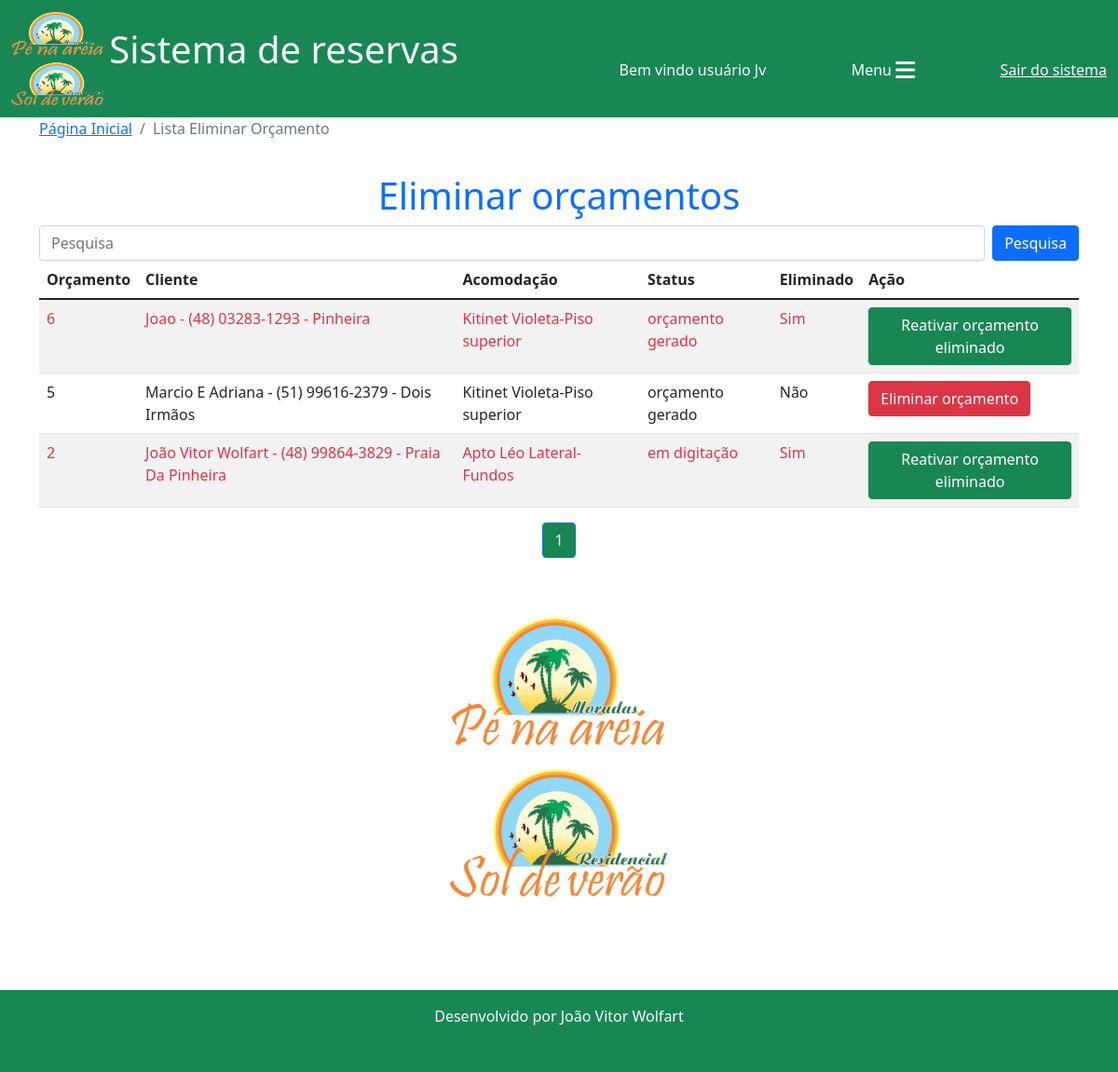
The page /reservas/lista_eliminar_orcamento/ (signed in) on the database as committed earlier.
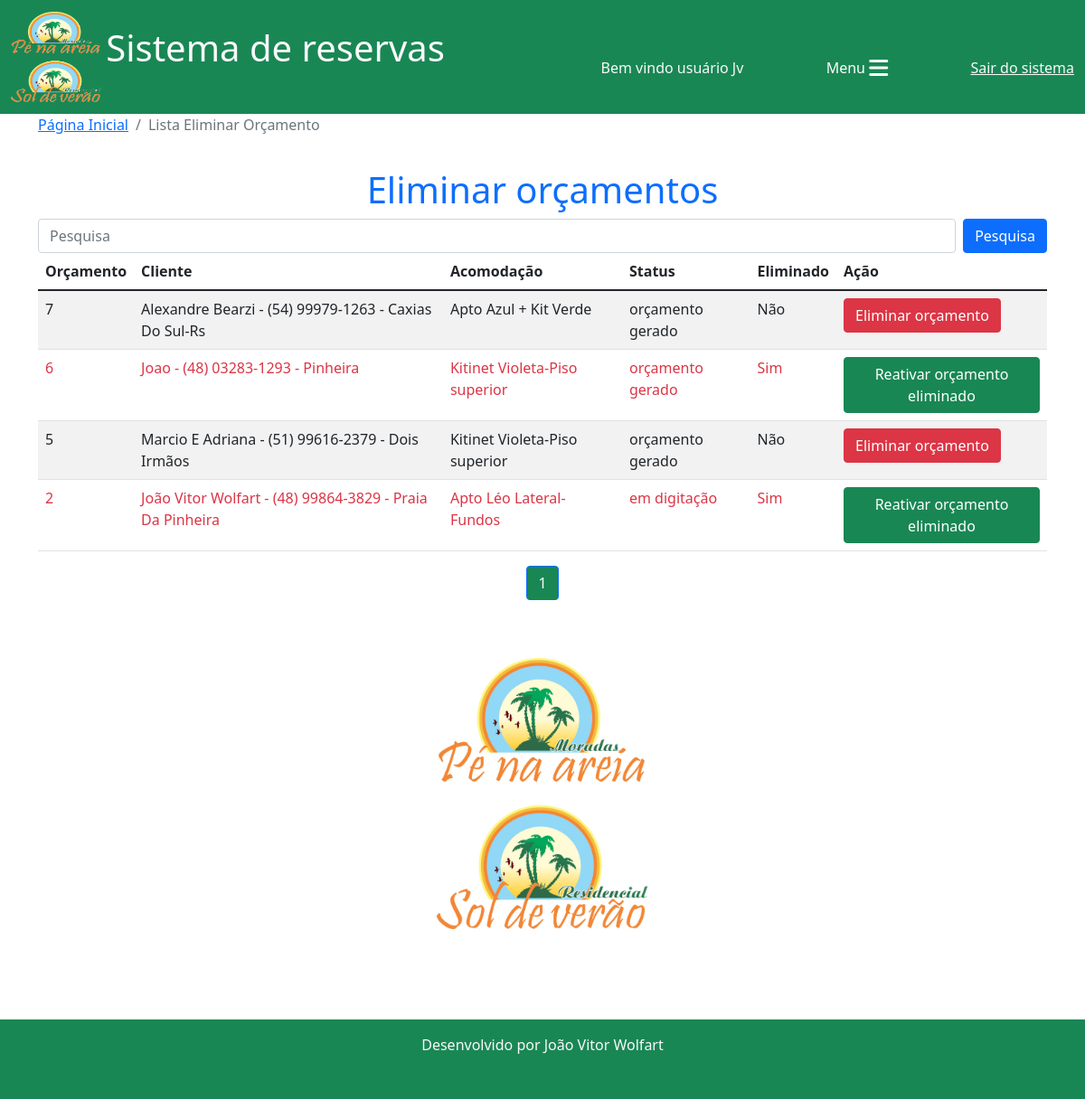
The same page on the database as committed later.
### reservas/models.py (models this page shows, shortened)
class Orcamento(models.Model):
    cliente = models.ForeignKey(Cliente, on_delete=models.CASCADE)
    acomodacao = models.ForeignKey(Acomodacao, on_delete=models.CASCADE)
    data_entrada = models.DateField()
    dia_entrada = models.CharField(max_length=20)
    checkin = models.CharField(max_length=100)
    data_saida = models.DateField()
    dia_saida = models.CharField(max_length=20)
    checkout = models.CharField(max_length=100)
    data_orcamento = models.DateField(default=timezone.now)
    n_ocupantes = models.IntegerField(default=0)
    obs_n_ocupantes = models.CharField(max_length=150, blank=True, null=True)
    n_dias = models.IntegerField()
    valor_diaria = models.DecimalField(default=0, max_digits=7, decimal_places=2)
    taxa_limpeza = models.DecimalField(default=0, max_digits=6, decimal_places=2)
    descontos = models.DecimalField(default=0, max_digits=7, decimal_places=2)
    acrescimos = models.DecimalField(default=0, max_digits=7, decimal_places=2)
    valor_pacote = models.DecimalField(default=0, max_digits=7, decimal_places=2)
    dias_pacote = models.IntegerField(default=0)
    diaria_cheia = models.BooleanField(default=False)
    periodo = models.CharField(max_length=100)
    modificado = models.BooleanField(default=False)
    obs_modificacao = models.CharField(max_length=200, blank=True, null=True)
    eliminado = models.BooleanField(default=False)
    status = models.CharField(max_length=20, choices=(("em digitação", "em digitação"), ("digitação concluída", "digitação concluída"), ("orçamento gerado", "orçamento gerado"), ("contrato gerado", "contrato gerado"),))
    total_valor_reserva = models.DecimalField(default=0, max_digits=7, decimal_places=2)
    confirmado = models.BooleanField(default=False)
    valor_pago = models.DecimalField(default=0, max_digits=7, decimal_places=2)

class Cliente(models.Model):
    nome = models.CharField(max_length=30)
    telefone = models.CharField(max_length=20, blank=True, null=True)
    obs = models.CharField(max_length=100)
    dados_adicionais = models.BooleanField(default=False)
    def __str__(self):
        return f"{self.nome} - {self.telefone} - {self.obs}"

class Acomodacao(models.Model):
    nome = models.CharField(max_length=50)
    empreendimento = models.ForeignKey(Empreendimento, on_delete=models.DO_NOTHING)
    tipo = models.CharField(max_length=15)
    quartos = models.IntegerField(blank=True, null=True)
    valor_base = models.DecimalField(max_digits=10, decimal_places=2, blank=True, null=True)
    descricao = models.TextField()
    limite_ideal = models.IntegerField(blank=True, null=True)
    limite_adicional = models.IntegerField(blank=True, null=True)
    aceita_pet = models.BooleanField(default=False)
    def __str__(self):
        return f"{self.nome}"

### reservas/views.py (the view)
# urls.py: path('lista_eliminar_orcamento/', views.lista_eliminar_orcamento, name="lista_eliminar_orcamento"),
@login_required(login_url="login")
def lista_eliminar_orcamento(request):
    termo_cliente = request.GET.get("termo_cliente")
    if termo_cliente:
        termo_cliente = termo_cliente.strip()
        orcamentos = Orcamento.objects.all().filter(
            Q(cliente__nome__icontains=termo_cliente) | Q(cliente__telefone__icontains=termo_cliente) | Q(cliente__obs__icontains=termo_cliente) | Q(acomodacao__nome__icontains=termo_cliente),
        ).exclude(
            status="contrato gerado"
        ).order_by("-id")
    else:
        orcamentos = Orcamento.objects.all().exclude(
            status="contrato gerado"
        ).order_by("-id")
    if len(orcamentos) == 0:
        messages.add_message(request, messages.WARNING, f"Nenhum orçamento encontrado com o termo {termo_cliente}")
    paginator = Paginator(orcamentos, 10)
    page = request.GET.get('p')
    orcamentos = paginator.get_page(page)
    return render(request, "lista_eliminar_orcamento.html", {"orcamentos": orcamentos})

### reservas/templates/lista_eliminar_orcamento.html (shortened to what this page needs)
{% extends 'base.html'%}
{% load static %}
{% block 'conteudo'%}
<nav aria-label="breadcrumb">
  <ol class="breadcrumb">
    <li class="breadcrumb-item"><a href="{% url 'home'%}">Página Inicial</a></li>
    <li class="breadcrumb-item active" aria-current="page">Lista Eliminar Orçamento</li>
  </ol>
</nav>
<h1 style="padding-top: 20px;" class="text-center text-primary">Eliminar orçamentos</h1>
<div class="col-12">
    <form class="d-flex" action="">
        <input class="form-control me-2" type="search" placeholder="Pesquisa" aria-label="Search" name="termo_cliente">
        <button class="btn btn-primary" type="submit">Pesquisa</button>
    </form>
    <div class="col-12 table-responsive">
        <table class="table table-striped table-hover">
          <thead>
            <tr>
              <th scope="col">Orçamento</th>
              <th scope="col">Cliente</th>
              <th scope="col">Acomodação</th>
              <th scope="col">Status</th>
              <th scope="col">Eliminado</th>
              <th scope="col">Ação</th>
            </tr>
          </thead>
          <tbody>
            {% for o in orcamentos %}
            <tr>
                {% if not o.eliminado%}
                <td class="">{{o.id}}</td>
                <td class="">{{o.cliente}}</td>
                <td class="">{{o.acomodacao}}</td>
                <td>{{o.status}}</td>
                <td>Não</td>
                <td><a href="{% url 'eliminar_orcamento' o.id%}" class="btn btn-danger" title="Eliminar orçamento">Eliminar orçamento</a></td>
                {% else %}
                <td class="text-danger">{{o.id}}</td>
                <td class="text-danger">{{o.cliente}}</td>
                <td class="text-danger">{{o.acomodacao}}</td>
                <td class="text-danger">{{o.status}}</td>
                <td class="text-danger">Sim</td>
                <td><a href="{% url 'eliminar_orcamento' o.id%}" class="btn btn-success" title="Reativar orçamento">Reativar orçamento eliminado</a></td>
                {% endif %}
            </tr>
            {% endfor %}
          </tbody>
        </table>
</div>
</div>
<nav aria-label="Page navigation example">
    <ul class="pagination justify-content-center">
      {%for pagina in orcamentos.paginator.page_range%}
      {%if orcamentos.number == pagina%}
        <li class="page-item active"><a class="page-link bg-success" href="?p={{pagina}}&termo_cliente={{termo_cliente}}">{{pagina}}</a></li>
      {% elif orcamentos.number > pagina|add:'-3'  and orcamentos.number < pagina|add:'3'%}
        <li class="page-item"><a class="page-link" href="?p={{pagina}}&termo_cliente={{termo_cliente}}">{{pagina}}</a></li>
      {%endif%}
      {%endfor%}
    </ul>
  </nav>
<div class="row">
    <div style="height: 400px; text-align: center;">
      <img src="{% static 'img/logo1.png'%}" alt="" class="image-fluid mt-5" style="height: 300px; margin: 0 auto;">
    </div>
</div>
{% endblock %}

Rows that differ between the two databases and show on the page:
added Orcamento: id "7", cliente "Alexandre Bearzi - (54) 99979-1263 - Caxias Do Sul-Rs", acomodacao "Apto Azul + Kit Verde", status "orçamento gerado"
